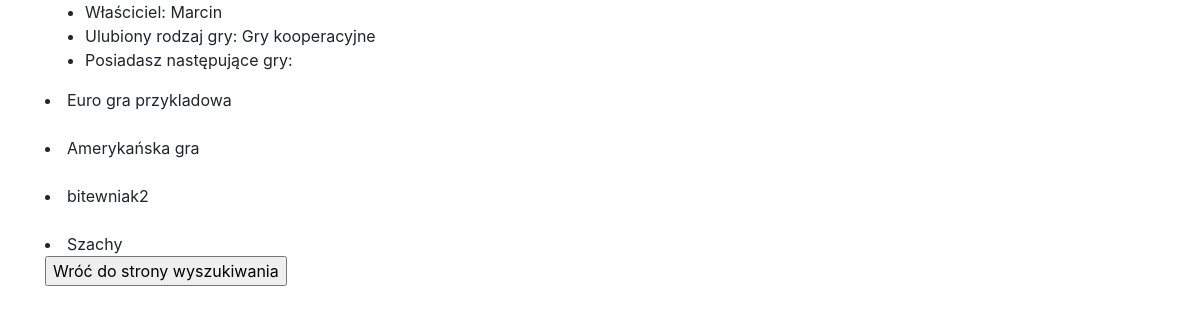
/a/user/4, run on an earlier commit of the app's database.
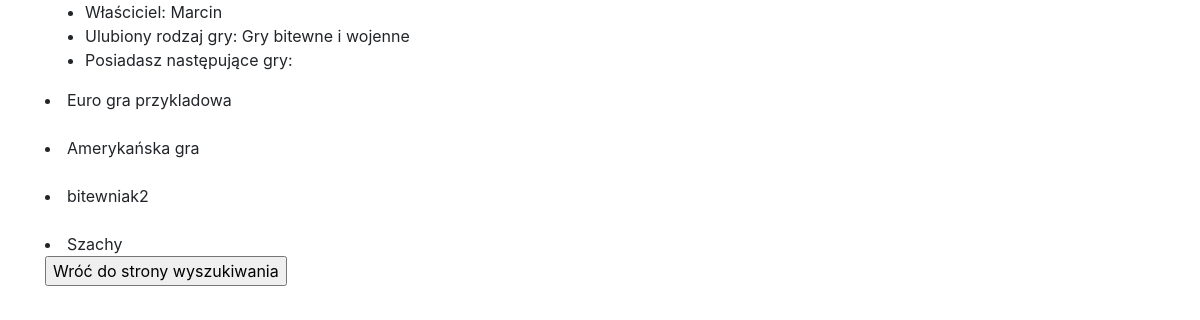
And on a later commit of the database.
### main/models.py (models this page shows, shortened)
class Person(models.Model):
    name = models.CharField(verbose_name="Imie i nazwisko", max_length=128)
    game_type_like = models.CharField(
        verbose_name="Jaki typ gry lubi ta osoba najbardziej",
        max_length=30,
        choices=game_type_like_choices,
        default='wybierz',
    )

### main/views.py (the view)
# urls.py: path('user/<int:pk>', PersonDetailView.as_view(), name='person-detail'), # tu na końcu nie dajemy "/"
class PersonDetailView(DetailView):
    model = Person
    context_object_name = "person_detail"

### main/models.py (called while the page is built)
    def __str__(self):
        return self.name

### templates/main/person_detail.html (shortened to what this page needs)
<!doctype html>
<html lang="en">
<head>
    <link rel="stylesheet" href="https://stackpath.bootstrapcdn.com/bootstrap/4.4.1/css/bootstrap.min.css">
</head>
<body>
<div class="container">
<table style="width:100%" >
  <ul>
    <li>Właściciel: {{ person_detail.name }}</li>
    <li>Ulubiony rodzaj gry: {{ person_detail.game_type_like }}</li>
    <li>Posiadasz następujące gry:</li>
  </ul>
    {% for per in person_detail.game_set.all %}
    <li>{{ per }}</li>
    {% endfor %}
</table>
    <input type="button" value="Wróć do strony wyszukiwania" onclick="window.location.href = 'http://127.0.0.1:8000/a/'">
</div>
</body>
</html>

What changed in the data, as far as the page shows it:
changed Person "Marcin": game_type_like "Gry kooperacyjne" → "Gry bitewne i wojenne"
